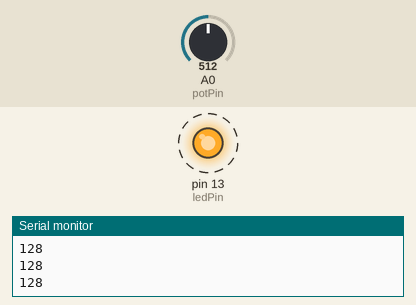
This sketch was run on a simulated Arduino Uno, built with avr-gcc and run on an emulated ATmega328P. Parts: output pins drawn as LEDs (lit = HIGH), the last lines printed to the serial monitor. Dashed ring = blinking. Inputs (shaded band) come from the test bench; at power-on: A0 (potPin) = 512.

Above: at 1.08 s.
1.3 s: A0 (potPin) set to 122
4.3 s: A0 (potPin) set to 0
At 4.9 s:
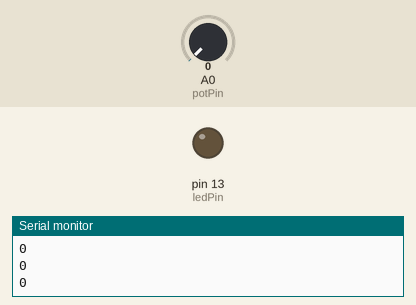
5.8 s: A0 (potPin) set to 2
7.3 s: A0 (potPin) set to 5
At 8.4 s:
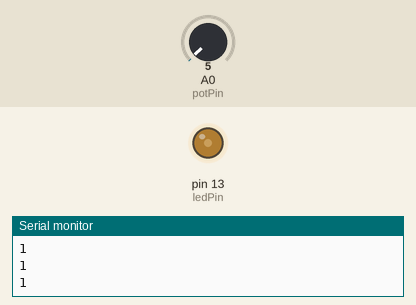
8.8 s: A0 (potPin) set to 306
At 12.74 s:
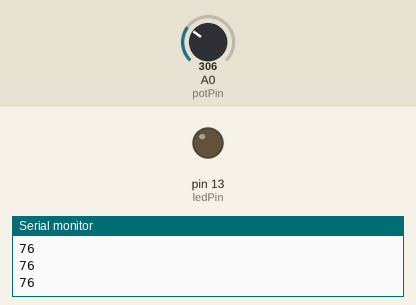
Timing chart, 0 to 12.8 s (numbered marks = the images above; inputs shaded):
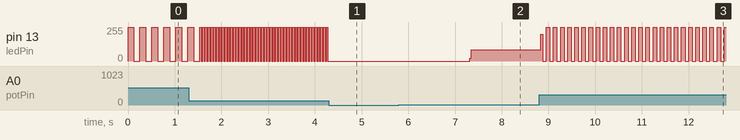

The sketch:

potToSerialExplain.ino
```cpp
int ledPin = 13;
int potPin = A0;
int potVal;

void setup() {
  // put your setup code here, to run once:
  pinMode(ledPin, OUTPUT);

  Serial.begin(9600); // open a serial connection
}

void loop() {
  // put your main code here, to run repeatedly:
  potVal = analogRead(potPin);
  potVal = potVal/4; // scale from 0- 1023 to 0 - 255

  digitalWrite(ledPin, HIGH);
  delay(potVal);
  digitalWrite(ledPin, LOW);
  delay(potVal);

  Serial.println(potVal); // send vals to the serial monitor

}
```

Measured:
- the behaviour switches between 3 and 4 on A0 (potPin) (found by bisection; images 1 and 2)
- after the input at 4.3 s, pin 13 (ledPin): stops changing and stays 0/255
- after the input at 7.3 s, pin 13 (ledPin): 0/255 → 83/255 at once
- after the input at 8.8 s, pin 13 (ledPin): 83/255 → 202/255 at once, then repeats every 0.15 s: 0/255 0.08 s, 255/255 0.08 s
- by itself, pin 13 (ledPin): repeats every 0.06 s: 255/255 0.03 s, 0/255 0.03 s
